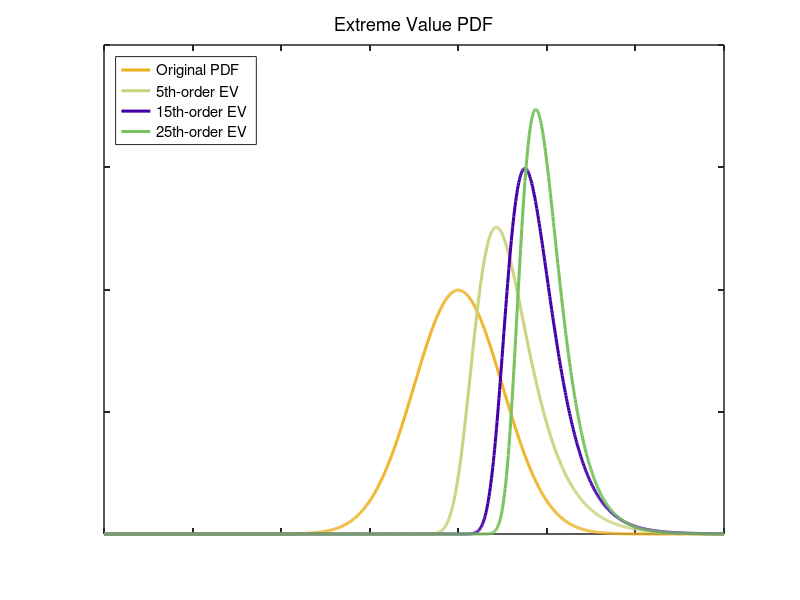

The MATLAB source for this figure: (Note: this script raises an error after producing the figure.)
% This script generates a plot of the Extreme Value PDF for different block sizes.
% It compares the baseline normal distribution with Gumbel (EV1) distributions
% fitted to block maxima of different orders.

%% Whisper — Extreme Value PDF
% - Baseline distribution: N(0,1)
% - Block maxima: block size n ∈ {5, 15, 25}
% - Each set of maxima is fitted with a Gumbel (EV1) distribution
% - The curves are scaled for visualization (not normalized)

clear; clc; close all

% ---------- 1) Figure and axis style ----------
% Initialize the figure and set basic properties.
figure('Color','w'); hold on
set(gca,'LineWidth',1.1,'FontSize',12)
box off

% Baseline (same color as your original)
c_pdf = [0.9290 0.6940 0.1250];

% ---------- 2) Baseline normal distribution PDF ----------
% Plot the PDF of the standard normal distribution.
x  = linspace(-8, 6, 1001);
y0 = normpdf(x, 0, 1);
plot(x, y0, 'LineWidth', 2.2, 'Color', c_pdf);

% ---------- 3) Block maxima → Gumbel fit and PDF ----------
% Generate block maxima, fit a Gumbel distribution, and plot the PDF.
block_sizes = [5, 15, 25];
rng(6)                        % keep seed for identical colors
SCALE = 0.25;
N     = 1000;

for k = 1:numel(block_sizes)
    n = block_sizes(k);

    % (a) generate samples and block maxima
    xMax = max(randn(N, n), [], 2);

    % (b) fit EV1 to -xMax (MATLAB convention)
    param = evfit(-xMax);

    % (c) evaluate EV1 pdf on grid and scale for visualization
    p  = evpdf(-x, param(1), param(2));
    yk = SCALE * (N/300) * p;

    % (d) use the SAME random-color scheme as your original (after randn)
    col = rand(1,3);                      % <-- this reproduces your colors
    plot(x, yk, 'LineWidth', 2.2, 'Color', col);
end

% ---------- 4) Axis, labels, legend ----------
% Finalize the plot with axis limits, labels, title, and legend.
ylim([0 0.8])
set(gca, 'YTickLabel', []);
set(gca, 'XTickLabel', []);
box on
title('Extreme Value PDF', 'FontWeight', 'normal')
lg = legend( ...
    'Original PDF', ...
    '5th-order EV', ...
    '15th-order EV', ...
    '25th-order EV', ...
    'Location', 'northwest');
lg.Box = 'on';

% Note: curves are scaled for display; not probability-normalized.

% Save the figure as a high-resolution PNG file.
print(gcf, 'Figures/Figure14.png', '-dpng', '-r300');